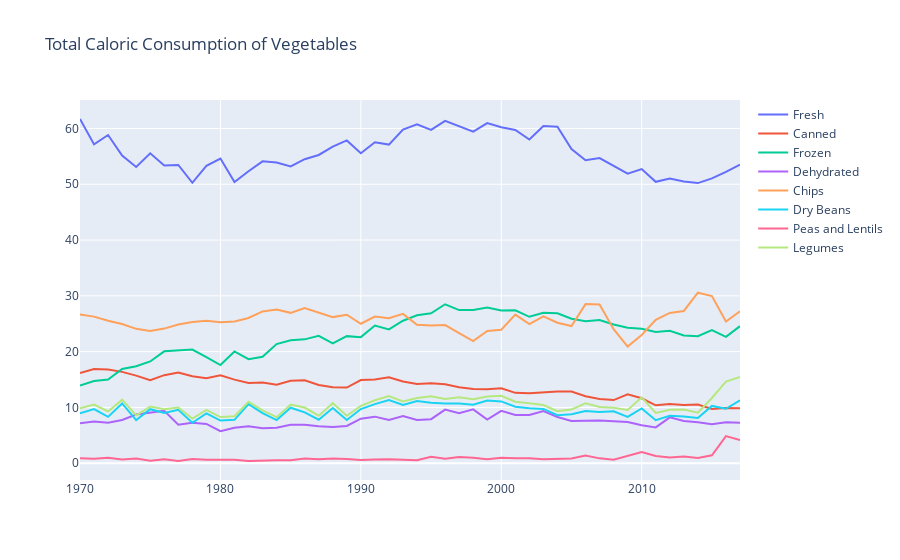

The notebook cell this image was saved under:
### Code cell
fig = go.Figure()

fig.add_trace(go.Scatter(x = vegs['Year'], \
                         y = vegs['Fresh vegetables'], \
                         mode = 'lines', \
                         name = 'Fresh'))

fig.add_trace(go.Scatter(x = vegs['Year'], \
                         y = vegs['Canned vegetables'], \
                         mode = 'lines', \
                         name = 'Canned'))

fig.add_trace(go.Scatter(x = vegs['Year'], \
                         y = vegs['Frozen vegetables'], \
                         mode = 'lines', \
                         name = 'Frozen'))

fig.add_trace(go.Scatter(x = vegs['Year'], \
                         y = vegs['Dehydrated vegetables'], \
                         mode = 'lines', \
                         name = 'Dehydrated'))

fig.add_trace(go.Scatter(x = vegs['Year'], \
                         y = vegs['Chips and shoestring potatoes'], \
                         mode = 'lines', \
                         name = 'Chips'))

fig.add_trace(go.Scatter(x = vegs['Year'], \
                         y = vegs['Dry edible beans'], \
                         mode = 'lines', \
                         name = 'Dry Beans'))

fig.add_trace(go.Scatter(x = vegs['Year'], \
                         y = vegs['Dry peas and lentils'], \
                         mode = 'lines', \
                         name = 'Peas and Lentils'))

fig.add_trace(go.Scatter(x = vegs['Year'], \
                         y = vegs['Legumes'], \
                         mode = 'lines', \
                         name = 'Legumes'))

fig.update_layout(title_text = 'Total Caloric Consumption of Vegetables')

fig.show()
